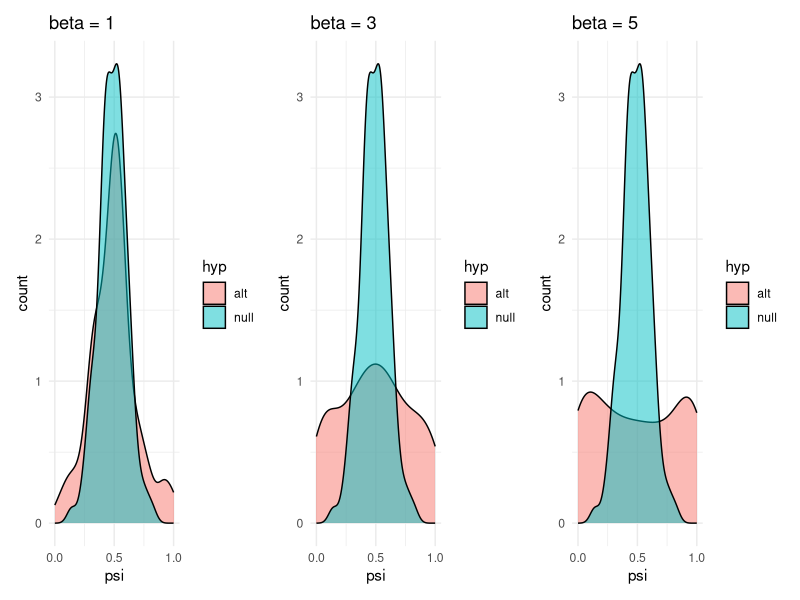
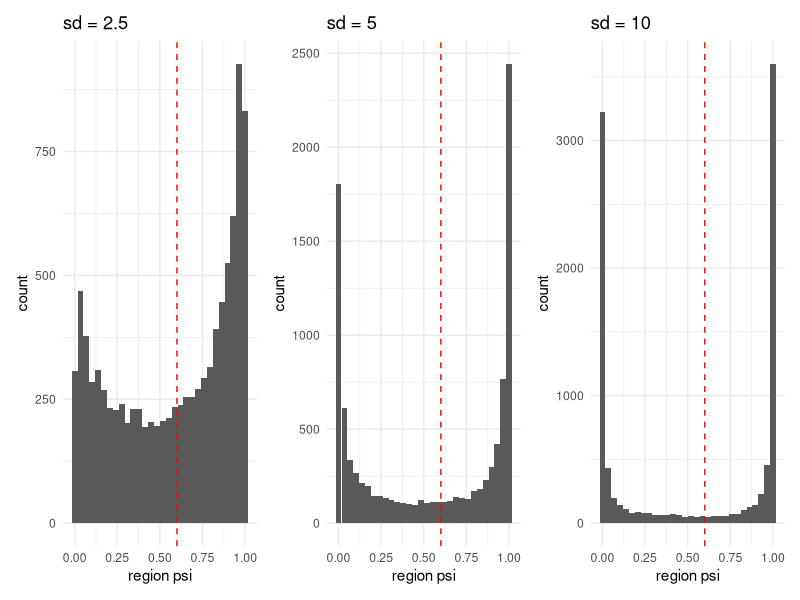
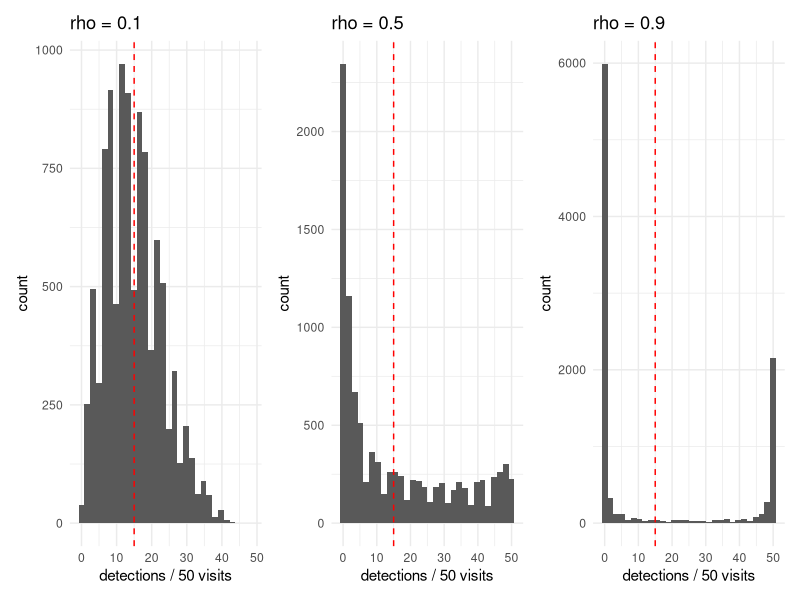
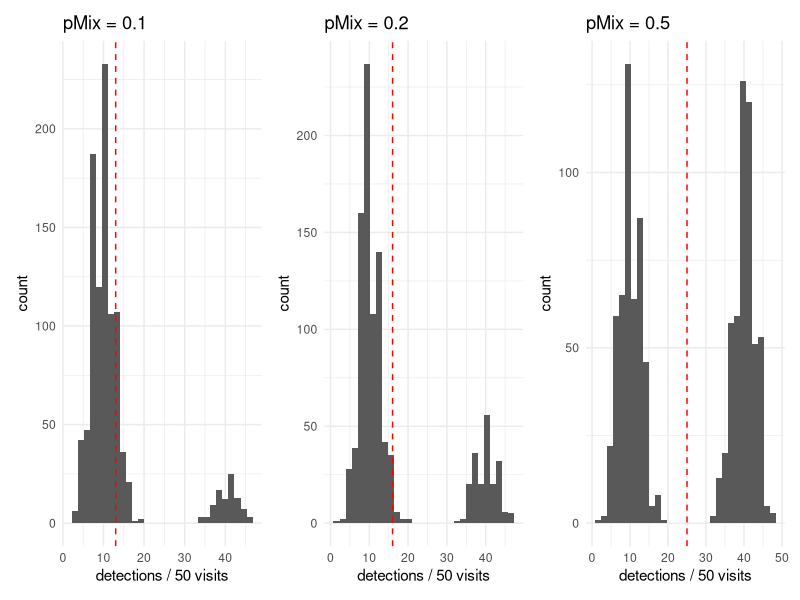
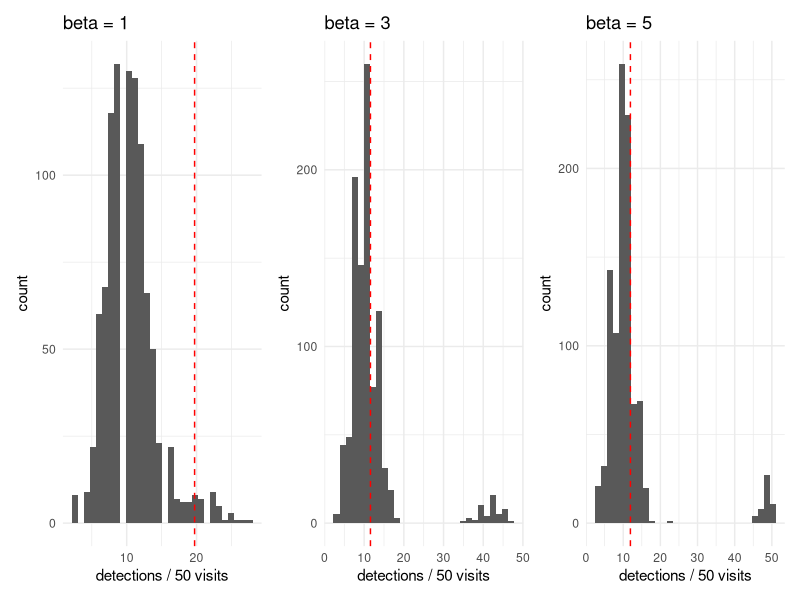
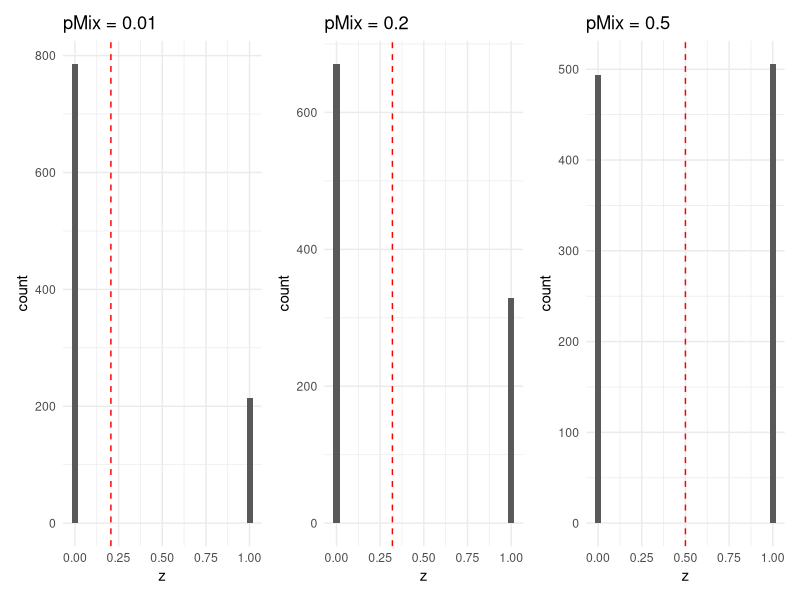
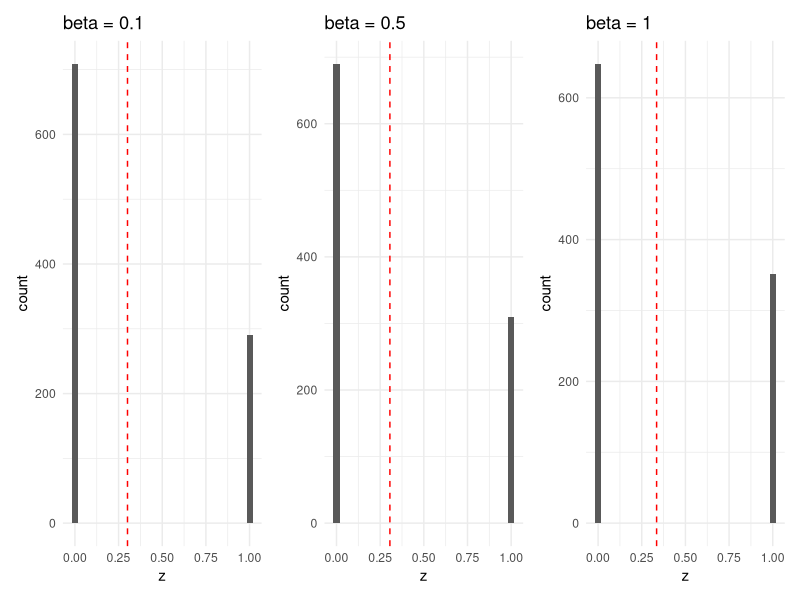

These charts were generated, in order, by the following R code:
library(tidyverse)
library(patchwork)

# occupancy covariate interaction
x1 <- rnorm(100)
x2 <- rnorm(100)
beta0 <- 0
beta1 <- 0.5
beta2 <- c(1, 3, 5)
psi_null <- data.frame(psi = plogis(beta0 + beta1 * x1)) %>% mutate(hyp = "null")
psi_alt1 <- rbind(data.frame(psi = plogis(beta0 + beta1 * x1 + beta2[1] * x1 * x2)) %>% 
  mutate(hyp = "alt"), psi_null)
psi_alt2 <- rbind(data.frame(psi = plogis(beta0 + beta1 * x1 + beta2[2] * x1 * x2)) %>% 
                    mutate(hyp = "alt"), psi_null)
psi_alt3 <- rbind(data.frame(psi = plogis(beta0 + beta1 * x1 + beta2[3] * x1 * x2)) %>% 
                    mutate(hyp = "alt"), psi_null)

plot_1 <- ggplot() +
  geom_density(data = psi_alt1, aes(x = psi, fill = hyp),
               alpha = 0.5) +
  labs(x = "psi", y = "count") +
  ggtitle("beta = 1") +
  scale_x_continuous(limits = c(0, 1), breaks = c(0, 0.5, 1)) +
  theme_minimal()

plot_3 <- ggplot() +
  geom_density(data = psi_alt2, aes(x = psi, fill = hyp),
               alpha = 0.5) +
  labs(x = "psi", y = "count") +
  ggtitle("beta = 3") +
  scale_x_continuous(limits = c(0, 1), breaks = c(0, 0.5, 1)) +
  theme_minimal()

plot_5 <- ggplot() +
  geom_density(data = psi_alt3, aes(x = psi, fill = hyp),
               alpha = 0.5) +
  labs(x = "psi", y = "count") +
  ggtitle("beta = 5") +
  scale_x_continuous(limits = c(0, 1), breaks = c(0, 0.5, 1)) +
  theme_minimal()

final_inter_plot <- plot_1 + plot_3 + plot_5 + plot_layout(nrow = 1)
ggsave("figures/model_breaking_mechanisms/modelbreak_interaction.png", 
       dpi = 400, width = 7, height = 3)


# non independent sites
psi <- 0.6

sd_2.5 <- plogis(rnorm(10000, psi, 2.5))
sd_5 <- plogis(rnorm(10000, psi, 5))
sd_10 <- plogis(rnorm(10000, psi, 10))

plot_sd2.5 <- ggplot() +
  geom_histogram(aes(x = sd_2.5)) +
  geom_vline(aes(xintercept = psi), color = "red", linetype = "dashed") +
  labs(x = "region psi", y = "count") +
  ggtitle("sd = 2.5") +
  theme_minimal()

plot_sd5 <- ggplot() +
  geom_histogram(aes(x = sd_5)) +
  geom_vline(aes(xintercept = psi), color = "red", linetype = "dashed") +
  labs(x = "region psi", y = "count") +
  ggtitle("sd = 5") +
  theme_minimal()

plot_sd10 <- ggplot() +
  geom_histogram(aes(x = sd_10)) +
  geom_vline(aes(xintercept = psi), color = "red", linetype = "dashed") +
  labs(x = "region psi", y = "count") +
  ggtitle("sd = 10") +
  theme_minimal()

final_sd_plot <- plot_sd2.5 + plot_sd5 + plot_sd10 + plot_layout(nrow = 1)
ggsave("figures/model_breaking_mechanisms/modelbreak_nonind.png", 
       dpi = 400, width = 7, height = 3)

# beta binomial detection
p <- 0.3
nVisits <- 50

rho_0.1 <- VGAM::rbetabinom(10000, nVisits, p, 0.1)
rho_0.5 <- VGAM::rbetabinom(10000, nVisits, p, 0.5)
rho_0.9 <- VGAM::rbetabinom(10000, nVisits, p, 0.9)

plot_rho0.1 <- ggplot() +
  geom_histogram(aes(x = rho_0.1)) +
  geom_vline(aes(xintercept = p * nVisits), 
             color = "red", linetype = "dashed") +
  labs(x = "detections / 50 visits", y = "count") +
  ggtitle("rho = 0.1") +
  theme_minimal()

plot_rho0.5 <- ggplot() +
  geom_histogram(aes(x = rho_0.5)) +
  geom_vline(aes(xintercept = p * nVisits), 
             color = "red", linetype = "dashed") +
  labs(x = "detections / 50 visits", y = "count") +
  ggtitle("rho = 0.5") +
  theme_minimal()

plot_rho0.9 <- ggplot() +
  geom_histogram(aes(x = rho_0.9)) +
  geom_vline(aes(xintercept = p * nVisits), 
             color = "red", linetype = "dashed") +
  labs(x = "detections / 50 visits", y = "count") +
  ggtitle("rho = 0.9") +
  theme_minimal()

final_rho_plot <- plot_rho0.1 + plot_rho0.5 + plot_rho0.9 + 
  plot_layout(nrow = 1)
ggsave("figures/model_breaking_mechanisms/modelbreak_betabin.png", 
       dpi = 400, width = 7, height = 3)


# mixture on detection (heterogeneity across sites)
p1 <- 0.2
p2 <- 0.8
pMix <- c(0.1, 0.2, 0.5)
nSites <- 1000
nVisits <- 50

pvec0.1 <- c(p1, p2)[rbinom(nSites, 1, pMix[1]) + 1]
pvec0.2 <- c(p1, p2)[rbinom(nSites, 1, pMix[2]) + 1]
pvec0.5 <- c(p1, p2)[rbinom(nSites, 1, pMix[3]) + 1]

plot_pMix0.1 <- ggplot() +
  geom_histogram(aes(x = sapply(pvec0.1, function(p) rbinom(1, nVisits, p)))) +
  geom_vline(aes(xintercept = (p1 * (1 - pMix[1]) + p2 * pMix[1]) * nVisits), 
             color = "red", linetype = "dashed") +
  labs(x = "detections / 50 visits", y = "count") +
  ggtitle("pMix = 0.1") +
  theme_minimal()

plot_pMix0.2 <- ggplot() +
  geom_histogram(aes(x = sapply(pvec0.2, function(p) rbinom(1, nVisits, p)))) +
  geom_vline(aes(xintercept = (p1 * (1 - pMix[2]) + p2 * pMix[2]) * nVisits), 
             color = "red", linetype = "dashed") +
  labs(x = "detections / 50 visits", y = "count") +
  ggtitle("pMix = 0.2") +
  theme_minimal()

plot_pMix0.5 <- ggplot() +
  geom_histogram(aes(x = sapply(pvec0.5, function(p) rbinom(1, nVisits, p)))) +
  geom_vline(aes(xintercept = (p1 * (1 - pMix[3]) + p2 * pMix[3]) * nVisits), 
             color = "red", linetype = "dashed") +
  labs(x = "detections / 50 visits", y = "count") +
  ggtitle("pMix = 0.5") +
  theme_minimal()

final_mixturedet_plot <- plot_pMix0.1 + plot_pMix0.2 + plot_pMix0.5 + 
  plot_layout(nrow = 1)
ggsave("figures/model_breaking_mechanisms/modelbreak_mixture_detection.png", 
       final_mixturedet_plot, dpi = 400, 
       width = 7, height = 3)

# detection outliers
p <- 0.2
beta_p <- c(1, 3, 5)
nSites <- 1000
nOutliers <- 0.05 * nSites
nVisits <- 50

p_vec1 <- p_vec3 <- p_vec5 <- rep(p, nSites)

p_vec1[sample(1:nSites, nOutliers, replace = F)] <- 1 / 
  (1 + exp(-(log(p / (1 - p)) + beta_p[1])))
p_vec3[sample(1:nSites, nOutliers, replace = F)] <- 1 / 
  (1 + exp(-(log(p / (1 - p)) + beta_p[2])))
p_vec5[sample(1:nSites, nOutliers, replace = F)] <- 1 / 
  (1 + exp(-(log(p / (1 - p)) + beta_p[3])))

plot_pOut1 <- ggplot() +
  geom_histogram(aes(x = sapply(p_vec1, function(p) rbinom(1, nVisits, p)))) +
  geom_vline(aes(xintercept = (
    unique(p_vec1)[1] * (1 - nOutliers / nSites) + 
      unique(p_vec1)[2] * nOutliers / nSites
  ) * nVisits), color = "red", linetype = "dashed") +
  labs(x = "detections / 50 visits", y = "count") +
  ggtitle("beta = 1") +
  theme_minimal()

plot_pOut3 <- ggplot() +
  geom_histogram(aes(x = sapply(p_vec3, function(p) rbinom(1, nVisits, p)))) +
  geom_vline(aes(xintercept = (
    unique(p_vec3)[1] * (1 - nOutliers / nSites) + 
      unique(p_vec3)[2] * nOutliers / nSites
  ) * nVisits), color = "red", linetype = "dashed") +
  labs(x = "detections / 50 visits", y = "count") +
  ggtitle("beta = 3") +
  theme_minimal()

plot_pOut5 <- ggplot() +
  geom_histogram(aes(x = sapply(p_vec5, function(p) rbinom(1, nVisits, p)))) +
  geom_vline(aes(xintercept = (
    unique(p_vec5)[1] * (1 - nOutliers / nSites) + 
      unique(p_vec5)[2] * nOutliers / nSites
  ) * nVisits), color = "red", linetype = "dashed") +
  labs(x = "detections / 50 visits", y = "count") +
  ggtitle("beta = 5") +
  theme_minimal()

final_outdet_plot <- plot_pOut1 + plot_pOut3 + plot_pOut5 + 
  plot_layout(nrow = 1)
ggsave("figures/model_breaking_mechanisms/modelbreak_outlier_detection.png", 
       final_outdet_plot, dpi = 400, 
       width = 7, height = 3)

# mixture on occupancy
psi1 <- 0.2
psi2 <- 0.8
pMix <- c(0.01, 0.2, 0.5)
nSites <- 1000
nRegions <- nSites / 5
nVisits <- 50

psivec0.01 <- rbinom(nSites, 1, 
                    p = rep(c(psi1, psi2)[rbinom(nRegions, 1, pMix[1]) + 1],
                            each = nSites / nRegions))
psivec0.2 <- rbinom(nSites, 1, 
                    p = rep(c(psi1, psi2)[rbinom(nRegions, 1, pMix[2]) + 1],
                            each = nSites / nRegions))
psivec0.5 <- rbinom(nSites, 1, 
                    p = rep(c(psi1, psi2)[rbinom(nRegions, 1, pMix[3]) + 1],
                            each = nSites / nRegions))

plot_oMix0.01 <- ggplot() +
  geom_histogram(aes(x = psivec0.01)) +
  geom_vline(aes(xintercept = psi1 * (1 - pMix[1]) + psi2 * pMix[1]), 
             color = "red", linetype = "dashed") +
  labs(x = "z", y = "count") +
  ggtitle("pMix = 0.01") +
  theme_minimal()

plot_oMix0.2 <- ggplot() +
  geom_histogram(aes(x = psivec0.2)) +
  geom_vline(aes(xintercept = psi1 * (1 - pMix[2]) + psi2 * pMix[2]), 
             color = "red", linetype = "dashed") +
  labs(x = "z", y = "count") +
  ggtitle("pMix = 0.2") +
  theme_minimal()

plot_oMix0.5 <- ggplot() +
  geom_histogram(aes(x = psivec0.5)) +
  geom_vline(aes(xintercept = psi1 * (1 - pMix[3]) + psi2 * pMix[3]), 
             color = "red", linetype = "dashed") +
  labs(x = "z", y = "count") +
  ggtitle("pMix = 0.5") +
  theme_minimal()

final_mixtureocc_plot <- plot_oMix0.01 + plot_oMix0.2 + plot_oMix0.5 + 
  plot_layout(nrow = 1)
ggsave("figures/model_breaking_mechanisms/modelbreak_mixture_occ.png", 
       final_mixtureocc_plot, dpi = 400, 
       width = 7, height = 3)


# occupancy outliers
p <- 0.2
psi <- 0.3
beta_o <- c(0.1, 0.5, 10)
nSites <- 1000
nRegions <- nSites / 5
nOutliers <- 0.05 * nRegions
nVisits <- 50

psi_region_vec0.1 <- rep(psi, nRegions)
psi_region_vec0.1[sample(1:nRegions, nOutliers, replace = F)] <- 1 / 
    (1 + exp(-(log(psi / (1 - psi)) + beta_o[1])))
psi_vec0.1 <- rep(psi_region_vec0.1, each = nSites / nRegions)
mean(psi_vec0.1)

psi_region_vec0.5 <- rep(psi, nRegions)
psi_region_vec0.5[sample(1:nRegions, nOutliers, replace = F)] <- 1 / 
  (1 + exp(-(log(psi / (1 - psi)) + beta_o[2])))
psi_vec0.5 <- rep(psi_region_vec0.5, each = nSites / nRegions)

psi_region_vec1 <- rep(psi, nRegions)
psi_region_vec1[sample(1:nRegions, nOutliers, replace = F)] <- 1 / 
  (1 + exp(-(log(psi / (1 - psi)) + beta_o[3])))
psi_vec1 <- rep(psi_region_vec1, each = nSites / nRegions)


plot_oOut0.1 <- ggplot() +
  geom_histogram(aes(x = rbinom(nSites, 1, psi_vec0.1))) +
  geom_vline(aes(xintercept = unique(psi_vec0.1)[1] * 
                   (1 - nOutliers / nRegions) + 
                   unique(psi_vec0.1)[2] * nOutliers / nRegions), 
             color = "red", linetype = "dashed") +
  labs(x = "z", y = "count") +
  ggtitle("beta = 0.1") +
  theme_minimal()

plot_oOut0.5 <- ggplot() +
  geom_histogram(aes(x = rbinom(nSites, 1, psi_vec0.5))) +
  geom_vline(aes(xintercept = unique(psi_vec0.5)[1] * 
                   (1 - nOutliers / nRegions) + 
                   unique(psi_vec0.5)[2] * nOutliers / nRegions), 
             color = "red", linetype = "dashed") +
  labs(x = "z", y = "count") +
  ggtitle("beta = 0.5") +
  theme_minimal()

plot_oOut1 <- ggplot() +
  geom_histogram(aes(x = rbinom(nSites, 1, psi_vec1))) +
  geom_vline(aes(xintercept = unique(psi_vec1)[1] * (1 - nOutliers / nRegions) + 
                   unique(psi_vec1)[2] * nOutliers / nRegions), 
             color = "red", linetype = "dashed") +
  labs(x = "z", y = "count") +
  ggtitle("beta = 1") +
  theme_minimal()

final_outlierocc_plot <- plot_oOut0.1 + plot_oOut0.5 + plot_oOut1 + 
  plot_layout(nrow = 1)
ggsave("figures/model_breaking_mechanisms/modelbreak_outlier_occ.png", 
       final_outlierocc_plot, dpi = 400, 
       width = 7, height = 3)
